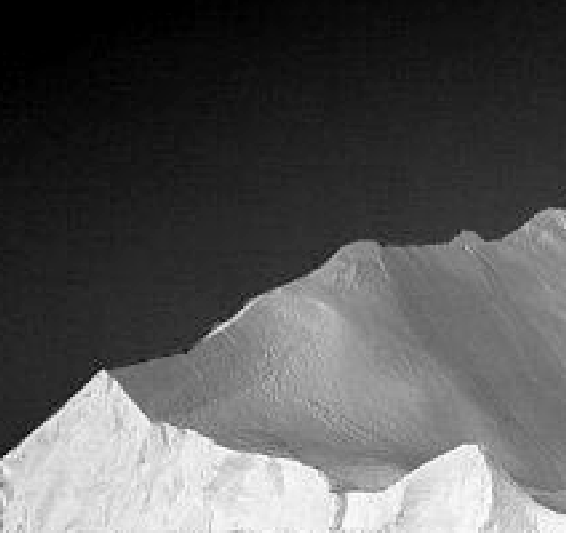
%> input picture Exercise/11603990329_zq_3/11603990329_3_4/image/image.png, 566 x 533 px
$ octave main.m   (GNU Octave 9; MATLAB toolbox functions it lacks are replaced by stand-ins)
%> lines starting %> are read from the running program, lines starting %| are printed output that depends on the picture; in (x1, y1, x2, y2) boxes, pixels count from 0 and x2, y2 are one past the last pixel; in counts of white or black regions, pixels touching at a corner belong together; the program's own positions count from 1
### Exercise/11603990329_zq_3/11603990329_3_4/tofloat.m
function [out, revertclass] = tofloat(in)
%TOFLOAT Convert image to floating point
% [OUT, REVERTCLASS] = TOFLOAT(IN) converts the input image into
% floating-point. If IN is a double or single image, then OUT equals IN.
% Otherwise, OUT equals IM2SINGLE(IN). REVERTCLASS is a function handle
% that can be used to convert back to the class of IN.

identity = @(X) X;
tosingle = @im2single;

table = {'uint8', tosingle, @im2uint8
    'uint16', tosingle, @im2uint16
    'int16', tosingle, @im2int16
    'logical', tosingle, @logical
    'double', identity, identity
    'single', identity, identity};

classIndex = find(strcmp(class(in), table(:,1)));

if isempty(classIndex)
    error('Unsupported input image class.');
end

out = table{classIndex, 2}(in);

revertclass = table{classIndex, 3};

### Exercise/11603990329_zq_3/11603990329_3_4/regiongrow.m
function [g, NR, SI, TI] = regiongrow(f, S, T)
    f = tofloat(f);
    if numel(S) == 1
        SI = f == S;
        S1 = S;
    else
        SI = bwmorph(S, 'shrink', Inf);
        S1 = f(SI);
    end

    TI = false(size(f));
    for k = 1:length(S1)
        seedvalue = S1(k);
        S = abs(f - seedvalue) <= T;
        TI = TI | S;
    end

    [g, NR] = bwlabel(imreconstruct(SI, TI));
end

### Exercise/11603990329_zq_3/11603990329_3_4/main.m
f = imread('image/image.png');
%> f is the input picture: size 533x566 uint8; min 0, max 254, mean 87.3

count = 0;
T = mean2(f);
%> T = 87.25
done = false;
while ~done
    count = count + 1;
    g = f > T;
    Tnext = 0.5*(mean(f(g)) + mean(f(~g)));
    done = abs(T - Tnext) < 0.5;
    T = Tnext;
end
%> this loop made 2 passes
%> (Tnext, done, T) on passes 1 to 2: (96.69, false, 96.69), (96.8, true, 96.8)
%> pass 1, `g = f > T;`:
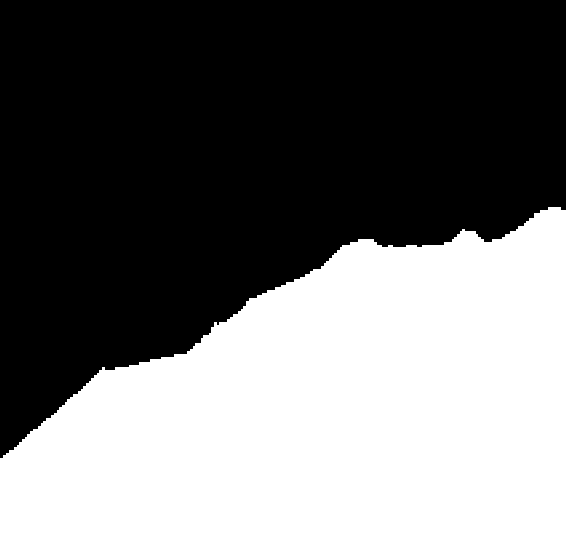
%> g: size 533x566 logical; 43.1% white; 1 white region, box (x1, y1, x2, y2) and area: (0, 207, 566, 533) 129878
%> pass 2, `g = f > T;`:
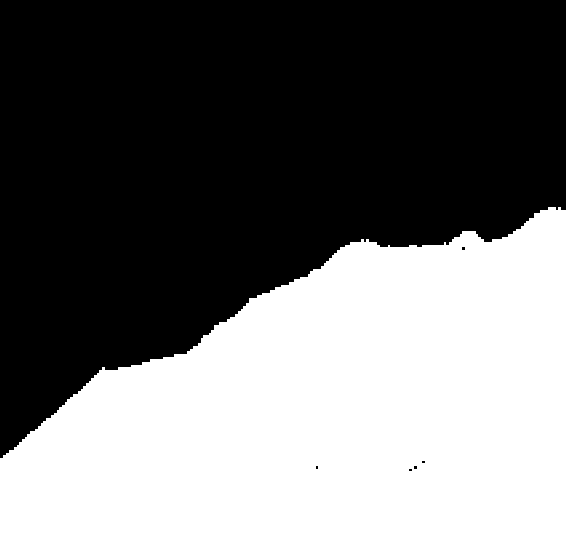
%> g: size 533x566 logical; 43% white; 1 white region, box (x1, y1, x2, y2) and area: (0, 207, 566, 533) 129631
%> after the loop, count = 2
g1 = im2bw(f, T/255);

[T, SM] = graythresh(f);
%> T = 0.376; SM = 0.81

g2 = im2bw(f, T);

f1 = tofloat(f);
[Tf, SMf] = graythresh(f1);
%> Tf = 0.376; SMf = 0.81
g3 = im2bw(f1, Tf);

[g4, NR, SI, TI] = regiongrow(f, 1, 0.26);
%> in regiongrow, `SI = f == S;`: SI: size 533x566 logical; every value is 0
%> the loop in regiongrow, `for k = 1:length(S1)` made 1 pass
%> pass 1, in regiongrow, `S = abs(f - seedvalue) <= T;`:
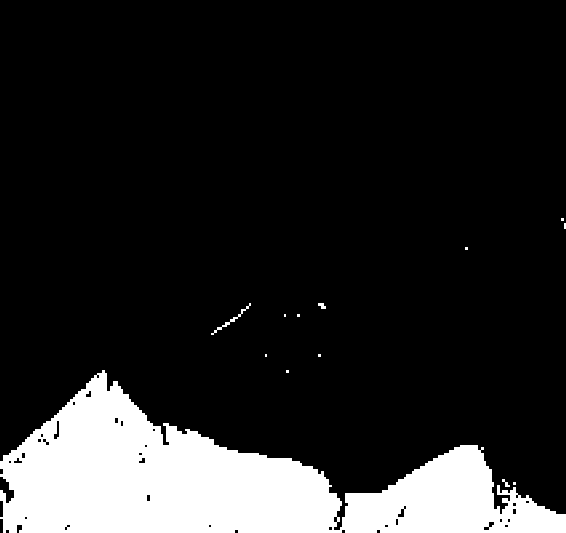
%> S: size 533x566 logical; 14.9% white; 13 white regions (9 under 20 px), largest, box (x1, y1, x2, y2) and area: (0, 370, 566, 533) 44693, (211, 303, 251, 335) 120, (318, 303, 326, 309) 33, (502, 479, 510, 487) 28
%> in regiongrow, `[g, NR] = bwlabel(imreconstruct(SI, TI));`: g: size 533x566 double; every value is 0
%> in regiongrow, `[g, NR] = bwlabel(imreconstruct(SI, TI));`: NR = 0
%> NR = 0

figure;
subplot(2, 3, 1); imshow(f); title('原始图像');
subplot(2, 3, 2); imshow(g1); title('全局阈值处理方法');
subplot(2, 3, 3); imshow(g2); title('Otsu方法');
subplot(2, 3, 4); imshow(g3); title('拉普拉斯算子边缘改进的全局阈值');
subplot(2, 3, 5); imshow(TI); title('区域生长法');
